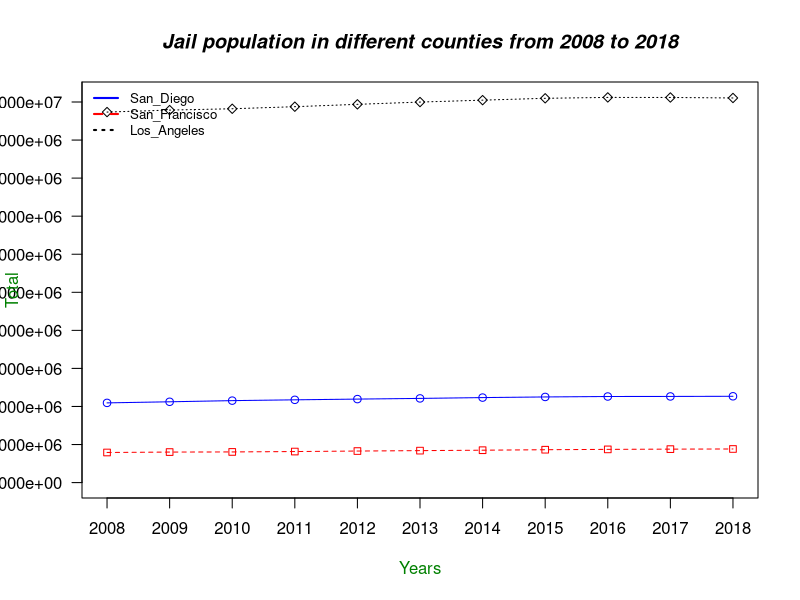

Reproduce this figure in R.
#Trend over time charts
San_Diego <- c(2094283, 2123145, 2153568, 2174712, 2193894, 2211991, 2233457, 2250307, 2261891,  2263635, 2267706)
San_Francisco <- c(791152, 801922, 805550, 815677, 829027, 839841, 851116, 863836, 872795, 879166, 883305)               
Los_Angeles <- c(9735147, 9787400, 9822433, 9876727, 9938436, 9998105, 10048408, 10097037, 10120540, 10118759, 10105518)               

g_range <- range(0, San_Diego, San_Francisco, Los_Angeles)              

plot(San_Diego, type="o", col="blue", ylim=g_range, axes=FALSE, ann=FALSE) 
axis(1, at=1:11, lab=c("2008", "2009", "2010", "2011", "2012", "2013", "2014", "2015", "2016", "2017", "2018"))
axis(2, las=1, at=1000000*0:g_range[2])               
box()   
lines(San_Francisco, type="o", pch=22, lty=2, col="red")
lines(Los_Angeles, type="o", pch=23, lty=3, col="black")

title(main="Jail population in different counties from 2008 to 2018", col.main="black", font.main=4)
title(xlab="Years", col.lab=rgb(0,0.5,0))
title(ylab="Total", col.lab=rgb(0,0.5,0))  
legend(1, g_range[3], c("San_Diego","San_Francisco", "Los_Angeles"), cex=0.8, 
       col=c("blue","red", "black"), pch=21:22, lty=1:3)

legend("topleft", c("San_Diego","San_Francisco", "Los_Angeles"), cex=0.8, col=c("blue","red", "black"), 
       lty=1:3, lwd=2, bty="n");
